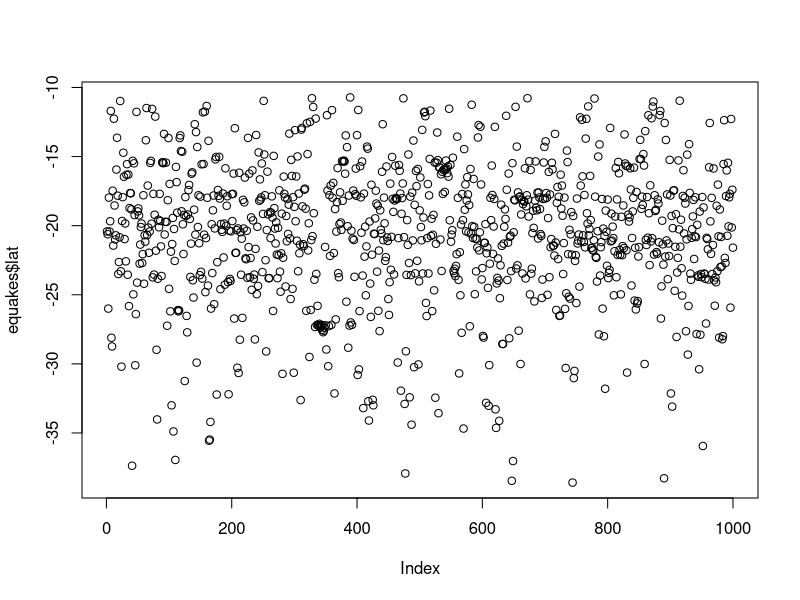
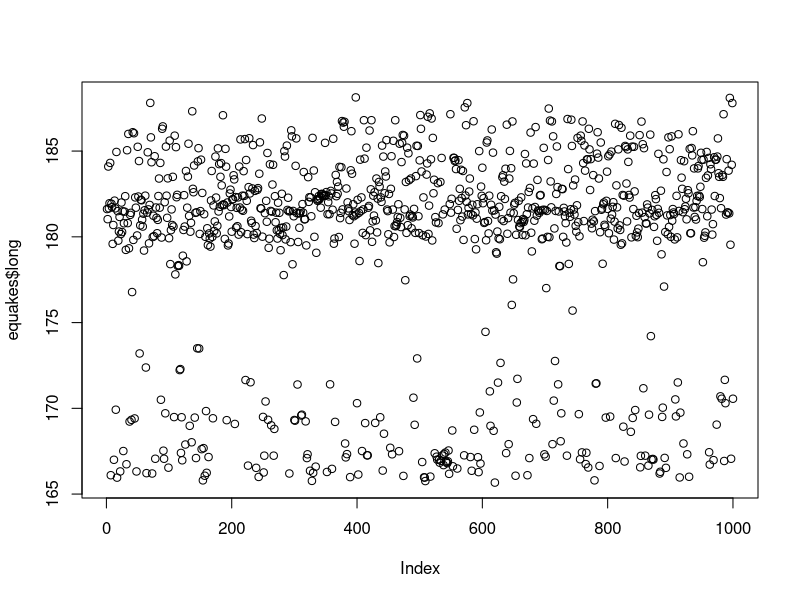
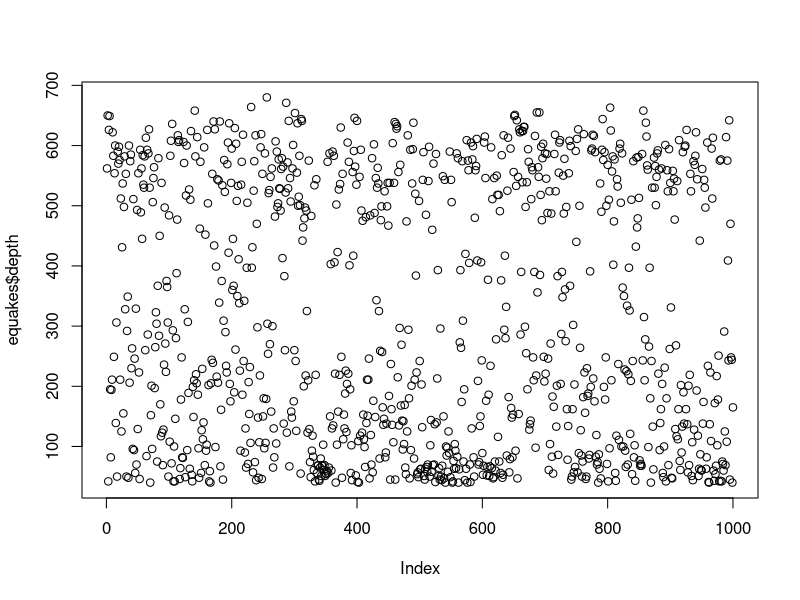
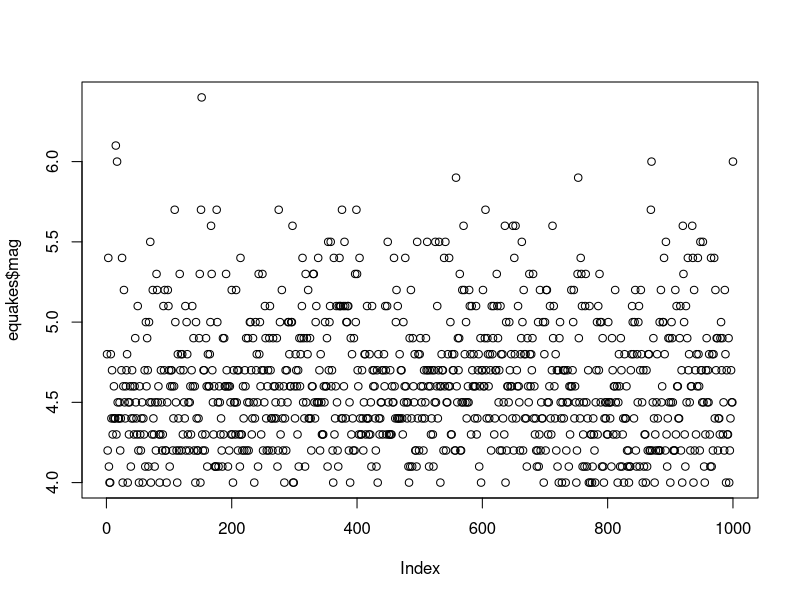
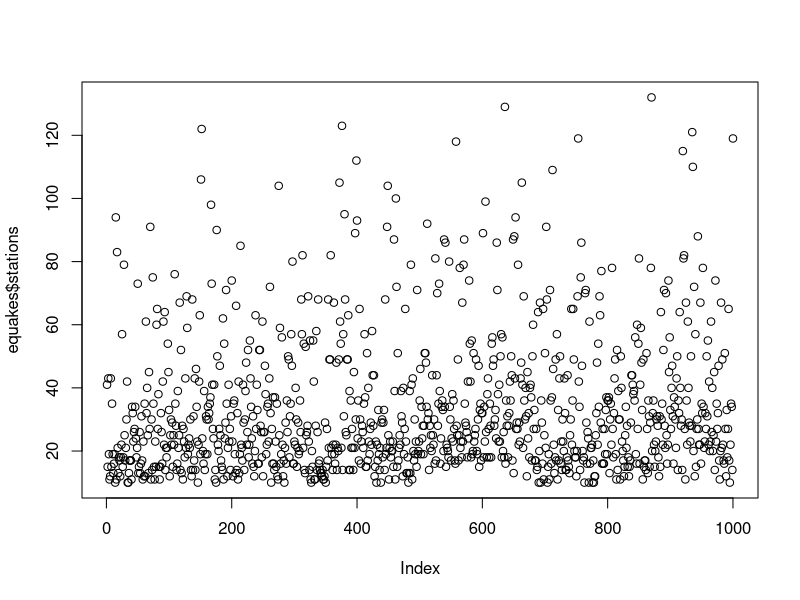
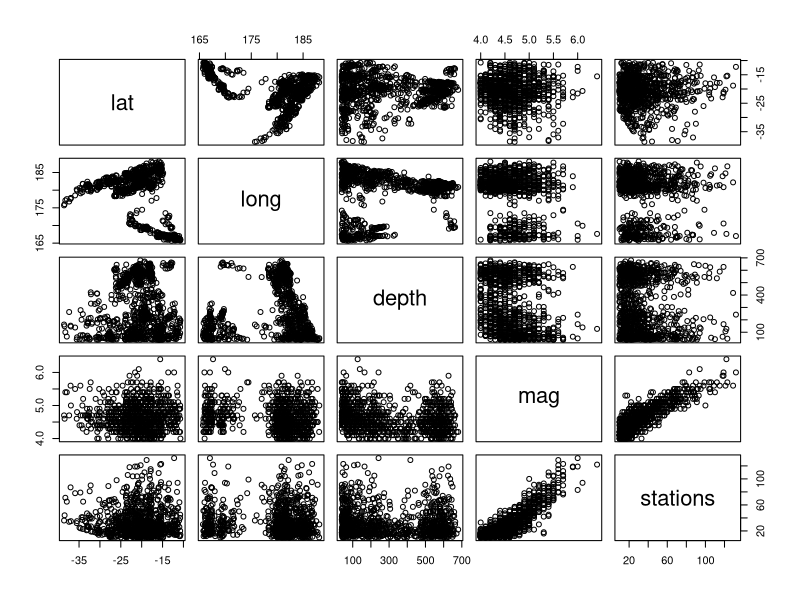
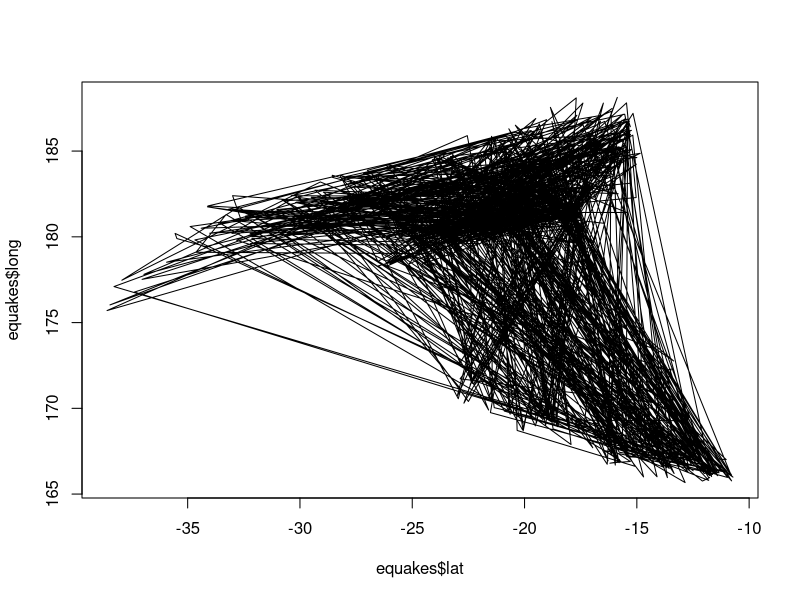
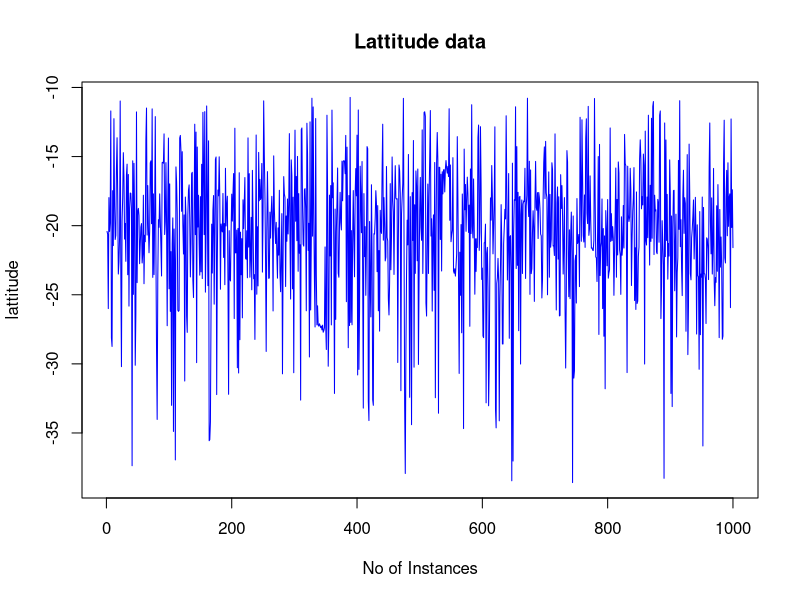

R code for these plots, in order:
equakes<-datasets::quakes
#Plotting of the datasets.plot command has to have a variable name and $ sign indicates column
plot(equakes$lat)
plot(equakes$long)
plot(equakes$depth)
plot(equakes$mag)
plot(equakes$stations)
plot(equakes)
equakes[c(1,3),c(1:5)]
equakes[,-5]
equakes[1,3]
equakes[,c(1,2)]  
equakes[c(1,2),]
#deleting a column in R dataset
equakes$stations<-NULL
equakes<-datasets::quakes
summary(equakes)
#Point Plot
plot(equakes$lat,equakes$long,type="l")
plot(equakes$lat,type="l",ylab="lattitude",xlab="No of Instances",main="Lattitude data",col='blue')
plot(equakes$long,type="l",ylab="Longitude",xlab="No of Instances",main="Longitude data",col="red")
plot(equakes$depth,ylab="Depth",xlab="No of Instances",main="Depth Data",col="Yellow")
plot(equakes$mag,ylab="magnitude",xlab="No of Instances",main="Magnitude",col="green")
plot(equakes$stations,xlab="No of Instances",ylab="Stations",main="stations data",col="Brown")
# Statistical Summary of the dataset
summary(equakes)
summary(equakes$lat)
summary(equakes$long)
summary(equakes$depth)
summary(equakes$mag)
summary(equakes$stations)
summary(equakes[,1])
equakes[,4]

  